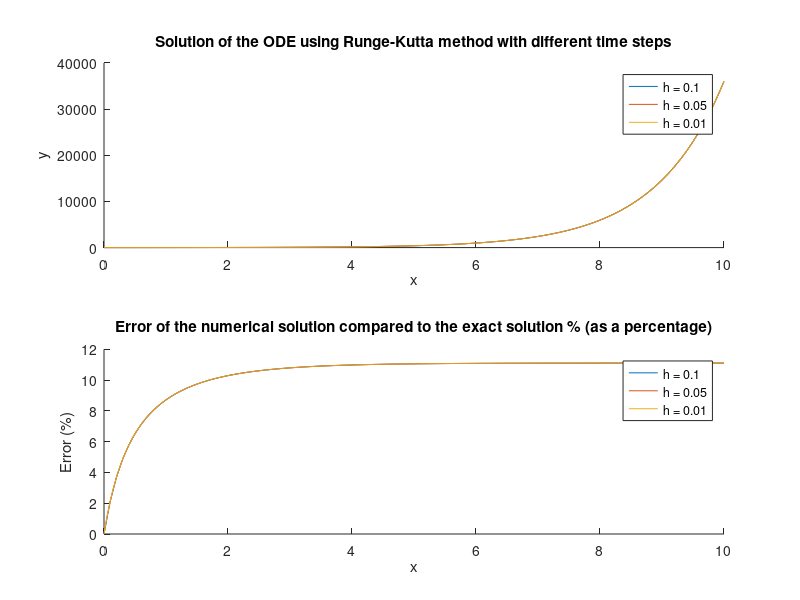

Write the MATLAB code that produced this figure.
% Defining different time steps.
h_values = [0.1, 0.05, 0.01];

% Initial condition.
y0 = 2;

% Defining ODE and exact solution dy/dx = 4*e^(0.9x)
f = @(x) 4*exp(0.9*x);
exact_solution = @(x) 5*exp(0.9*x) - 3;

% Create a new figure with two subplots to show values and errors between valeus and exact solution

figure;
subplot(2,1,1); % first subplot for the solutions.
hold on;
subplot(2,1,2); % second subplot for the errors.
hold on;

% For loop over time steps ( take each time steps to integrate.)
for j = 1:length(h_values)
    h = h_values(j); % current time step
    x = 0:h:10; % time span
    N = length(x); % number of steps

    % Initializing variable
    y = zeros(1, N);
    y(1) = y0;

    % Implementing Runge-Kutta method
    for i = 1:(N-1)
        % Calculating k values
        k1 = h*f(x(i));
        k2 = h*f(x(i) + 0.5*h);
        k3 = h*f(x(i) + 0.5*h);
        k4 = h*f(x(i) + h);
        % Updating next y for each time with for loop. 
        y(i+1) = y(i) + (k1 + 2*k2 + 2*k3 + k4)/6;
    end

    % Calculating error as a percentage of the exact solution
    exact = exact_solution(x);
    error = abs((y - exact)./exact) * 100;

    % Plotting solutions
    subplot(2,1,1);
    plot(x, y);

    % Ploting errors
    subplot(2,1,2);
    plot(x, error);
end

% Adding legends and labels
subplot(2,1,1);
legend('h = 0.1', 'h = 0.05', 'h = 0.01');
xlabel('x');
ylabel('y');
title('Solution of the ODE using Runge-Kutta method with different time steps');

subplot(2,1,2);
legend('h = 0.1', 'h = 0.05', 'h = 0.01');
xlabel('x');
ylabel('Error (%)');
title('Error of the numerical solution compared to the exact solution % (as a percentage)');
hold off;
